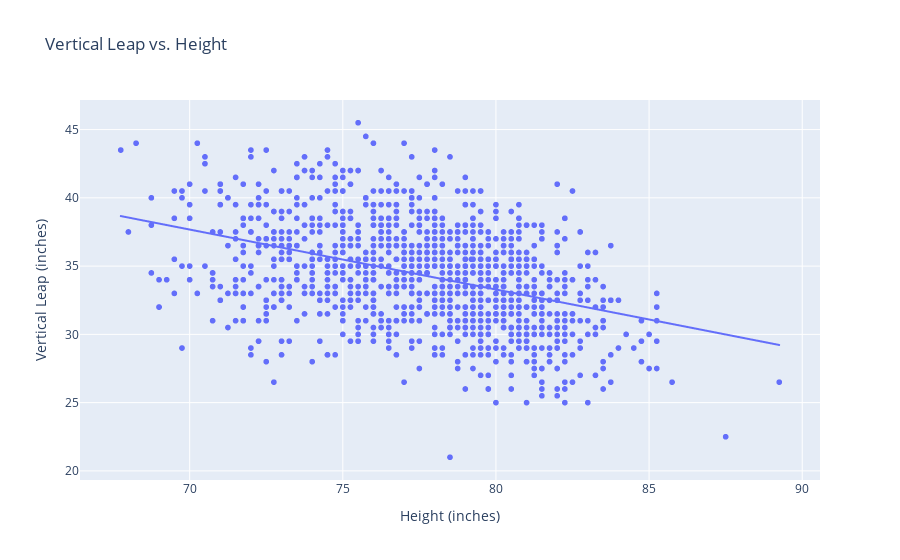

Write notebook code for a chart like this one.
### Markdown cell above
#### correlation between vertical leap and height

### Code cell
draft_combine['Height (inches)'] = draft_combine['heightWOShoesInches']
draft_combine['Vertical Leap (inches)'] = draft_combine['verticalLeapMaxInches']

px.scatter(draft_combine.sort_values('heightWOShoesInches'),x='Height (inches)',y='Vertical Leap (inches)', title = "Vertical Leap vs. Height", trendline = "ols")

### Figure 1 — Plotly figure (JSON) as saved in the notebook; plotly's stock layout.template omitted (floating-point values rounded to 4 significant figures; data arrays with more than 128 entries replaced by an {"elided": "..."} marker saying what was removed)
{"data": [{"hovertemplate": "Height (inches)=%{x}<br>Vertical Leap (inches)=%{y}<extra></extra>", "legendgroup": "", "marker": {"color": "#636efa", "symbol": "circle"}, "mode": "markers", "name": "", "showlegend": false, "type": "scattergl", "x": {"elided": "1395 float values"}, "xaxis": "x", "y": {"elided": "1395 float values"}, "yaxis": "y"}, {"hovertemplate": "<b>OLS trendline</b><br>Vertical Leap (inches) = -0.439153 * Height (inches) + 68.418<br>R<sup>2</sup>=0.161984<br><br>Height (inches)=%{x}<br>Vertical Leap (inches)=%{y} <b>(trend)</b><extra></extra>", "legendgroup": "", "marker": {"color": "#636efa", "symbol": "circle"}, "mode": "lines", "name": "", "showlegend": false, "type": "scattergl", "x": {"elided": "1232 float values"}, "xaxis": "x", "y": {"elided": "1232 float values"}, "yaxis": "y"}], "layout": {"legend": {"tracegroupgap": 0}, "title": {"text": "Vertical Leap vs. Height"}, "xaxis": {"anchor": "y", "domain": [0, 1], "title": {"text": "Height (inches)"}}, "yaxis": {"anchor": "x", "domain": [0, 1], "title": {"text": "Vertical Leap (inches)"}}}}
